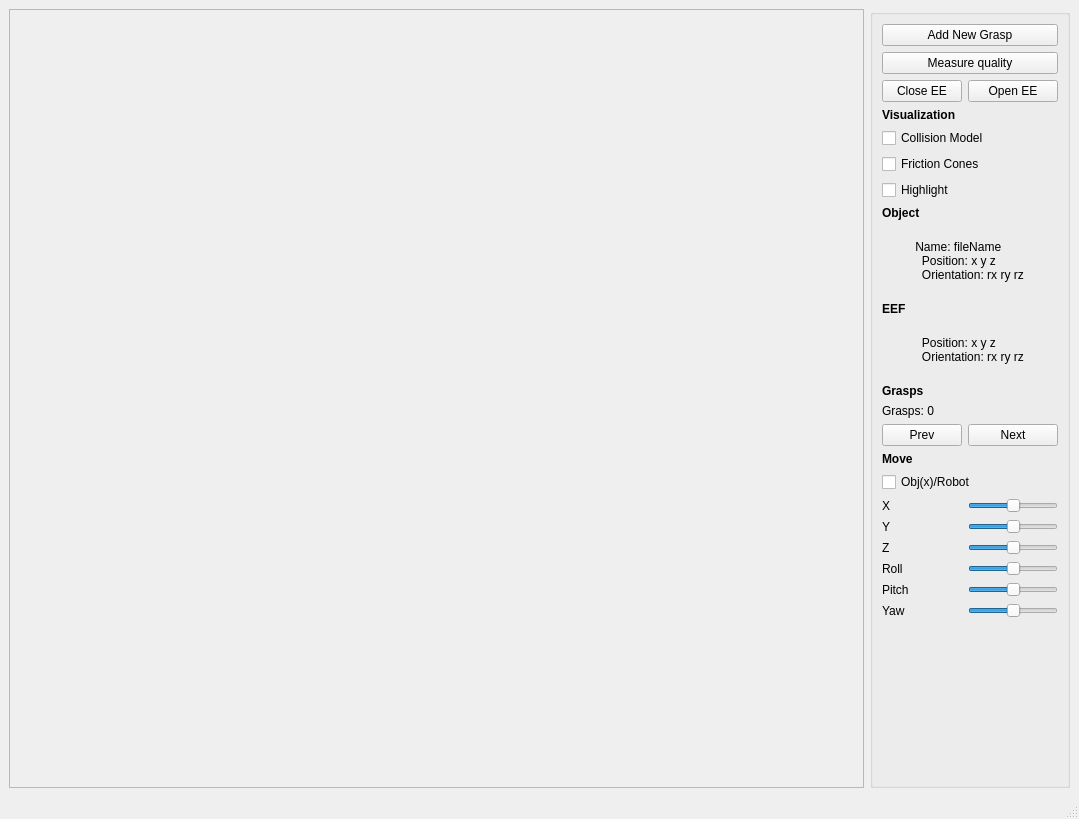
<?xml version="1.0" encoding="UTF-8"?>
<ui version="4.0">
 <class>GraspPlannerS</class>
 <widget class="QMainWindow" name="GraspPlannerS">
  <property name="geometry">
   <rect>
    <x>0</x>
    <y>0</y>
    <width>1079</width>
    <height>819</height>
   </rect>
  </property>
  <property name="windowTitle">
   <string>GraspStudio - GraspPlannerS</string>
  </property>
  <widget class="QWidget" name="centralwidget">
   <layout class="QGridLayout" name="gridLayout">
    <item row="0" column="0">
     <widget class="QFrame" name="frameViewer">
      <property name="frameShape">
       <enum>QFrame::StyledPanel</enum>
      </property>
      <property name="frameShadow">
       <enum>QFrame::Raised</enum>
      </property>
     </widget>
    </item>
    <item row="0" column="1">
     <widget class="QGroupBox" name="groupBox">
      <property name="maximumSize">
       <size>
        <width>200</width>
        <height>16777215</height>
       </size>
      </property>
      <property name="title">
       <string/>
      </property>
      <layout class="QGridLayout" name="gridLayout_2">
        <item row="2" column="0" colspan="2">
          <widget class="QPushButton" name="pushButtonAddGrasp">
          <property name="text">
            <string>Add New Grasp</string>
          </property>
          </widget>
        </item>
        <item row="3" column="0" colspan="2">
          <widget class="QPushButton" name="pushButtonQuality">
          <property name="text">
            <string>Measure quality</string>
          </property>
          </widget>
        </item>
       <item row="4" column="0">
        <widget class="QPushButton" name="pushButtonClose">
         <property name="text">
          <string>Close EE</string>
         </property>
        </widget>
       </item>
       <item row="4" column="1">
        <widget class="QPushButton" name="pushButtonOpen">
         <property name="text">
          <string>Open EE</string>
         </property>
        </widget>
       </item>
       <item row="6" column="0" colspan="2">
        <widget class="QLabel" name="label_10">
         <property name="font">
          <font>
           <weight>75</weight>
           <bold>true</bold>
          </font>
         </property>
         <property name="text">
          <string>Visualization</string>
         </property>
        </widget>
       </item>
       <item row="7" column="0" colspan="2">
        <widget class="QCheckBox" name="checkBoxColModel">
         <property name="text">
          <string>Collision Model</string>
         </property>
        </widget>
       </item>
       <item row="8" column="0" colspan="2">
        <widget class="QCheckBox" name="checkBoxCones">
         <property name="text">
          <string>Friction Cones</string>
         </property>
        </widget>
       </item>
       <item row="10" column="0" colspan="2">
        <widget class="QCheckBox" name="checkBoxHighlight">
         <property name="text">
          <string>Highlight</string>
         </property>
        </widget>
       </item>
       <item row="11" column="0" colspan="2">
        <widget class="QLabel" name="label_10">
         <property name="font">
          <font>
           <weight>75</weight>
           <bold>true</bold>
          </font>
         </property>
         <property name="text">
          <string>Object</string>
         </property>
        </widget>
       </item>
       <item row="12" column="0" colspan="2">
        <widget class="QLabel" name="objectInfo">
         <property name="text">
          <string>
          Name: fileName
            Position: x y z
            Orientation: rx ry rz
          </string>
         </property>
         <property name="alignment">
          <set>Qt::AlignLeading|Qt::AlignLeft|Qt::AlignTop</set>
         </property>
        </widget>
       </item>
       <item row="13" column="0" colspan="2">
        <widget class="QLabel" name="label_10">
         <property name="font">
          <font>
           <weight>75</weight>
           <bold>true</bold>
          </font>
         </property>
         <property name="text">
          <string>EEF</string>
         </property>
        </widget>
       </item>
       <item row="14" column="0" colspan="2">
        <widget class="QLabel" name="robotInfo">
         <property name="text">
          <string>
            Position: x y z
            Orientation: rx ry rz
          </string>
         </property>
         <property name="alignment">
          <set>Qt::AlignLeading|Qt::AlignLeft|Qt::AlignTop</set>
         </property>
        </widget>
       </item>
       <item row="15" column="0" colspan="2">
        <widget class="QLabel" name="label_10">
         <property name="font">
          <font>
           <weight>75</weight>
           <bold>true</bold>
          </font>
         </property>
         <property name="text">
          <string>Grasps</string>
         </property>
        </widget>
       </item>
       <item row="16" column="0" colspan="2">
        <widget class="QLabel" name="graspInfo">
         <property name="text">
          <string>Grasps: 0</string>
         </property>
         <property name="alignment">
          <set>Qt::AlignLeading|Qt::AlignLeft|Qt::AlignTop</set>
         </property>
        </widget>
       </item>

       <item row="17" column="0">
        <widget class="QPushButton" name="pushButtonPrevGrasp">
         <property name="text">
          <string>Prev</string>
         </property>
        </widget>
       </item>
       <item row="17" column="1">
        <widget class="QPushButton" name="pushButtonNextGrasp">
         <property name="text">
          <string>Next</string>
         </property>
        </widget>
       </item>
      
      <item row="18" column="0" colspan="2">
        <widget class="QLabel" name="label_10">
         <property name="font">
          <font>
           <weight>75</weight>
           <bold>true</bold>
          </font>
         </property>
         <property name="text">
          <string>Move</string>
         </property>
        </widget>
      </item>

      <item row="19" column="0" colspan="2">
        <widget class="QCheckBox" name="checkBoxMove">
         <property name="text">
          <string>Obj(x)/Robot</string>
         </property>
        </widget>
       </item>

      <item row="20" column="0">
        <widget class="QLabel" name="objSliderXLabel">
          <property name="geometry">
            <rect>
            <x>20</x>
            <y>350</y>
            <width>16</width>
            <height>16</height>
            </rect>
          </property>
          <property name="text">
            <string>X</string>
          </property>
        </widget>
      </item>
      <item row="20" column="1">
        <widget class="QSlider" name="objSliderX">
          <property name="geometry">
            <rect>
            <x>39</x>
            <y>350</y>
            <width>141</width>
            <height>20</height>
            </rect>
          </property>
          <property name="minimum">
            <number>-50</number>
          </property>
          <property name="maximum">
            <number>50</number>
          </property>
          <property name="orientation">
            <enum>Qt::Horizontal</enum>
          </property>
        </widget>
      </item>
      <item row="21" column="0">
        <widget class="QLabel" name="objSliderYLabel">
          <property name="geometry">
            <rect>
            <x>20</x>
            <y>350</y>
            <width>16</width>
            <height>16</height>
            </rect>
          </property>
          <property name="text">
            <string>Y</string>
          </property>
        </widget>
      </item>
      <item row="21" column="1">
        <widget class="QSlider" name="objSliderY">
          <property name="geometry">
            <rect>
            <x>39</x>
            <y>350</y>
            <width>141</width>
            <height>20</height>
            </rect>
          </property>
          <property name="minimum">
            <number>-50</number>
          </property>
          <property name="maximum">
            <number>50</number>
          </property>
          <property name="orientation">
            <enum>Qt::Horizontal</enum>
          </property>
        </widget>
      </item>
      <item row="22" column="0">
        <widget class="QLabel" name="objSliderZLabel">
          <property name="geometry">
            <rect>
            <x>20</x>
            <y>350</y>
            <width>16</width>
            <height>16</height>
            </rect>
          </property>
          <property name="text">
            <string>Z</string>
          </property>
        </widget>
      </item>
      <item row="22" column="1">
        <widget class="QSlider" name="objSliderZ">
          <property name="geometry">
            <rect>
            <x>39</x>
            <y>350</y>
            <width>141</width>
            <height>20</height>
            </rect>
          </property>
          <property name="minimum">
            <number>-50</number>
          </property>
          <property name="maximum">
            <number>50</number>
          </property>
          <property name="orientation">
            <enum>Qt::Horizontal</enum>
          </property>
        </widget>
      </item>
      <item row="23" column="0">
        <widget class="QLabel" name="objSliderRXLabel">
          <property name="geometry">
            <rect>
            <x>20</x>
            <y>350</y>
            <width>16</width>
            <height>16</height>
            </rect>
          </property>
          <property name="text">
            <string>Roll</string>
          </property>
        </widget>
      </item>
      <item row="23" column="1">
        <widget class="QSlider" name="objSliderRX">
          <property name="geometry">
            <rect>
            <x>39</x>
            <y>350</y>
            <width>141</width>
            <height>20</height>
            </rect>
          </property>
          <property name="minimum">
            <number>-50</number>
          </property>
          <property name="maximum">
            <number>50</number>
          </property>
          <property name="orientation">
            <enum>Qt::Horizontal</enum>
          </property>
        </widget>
      </item>
      <item row="24" column="0">
        <widget class="QLabel" name="objSliderRYLabel">
          <property name="geometry">
            <rect>
            <x>20</x>
            <y>350</y>
            <width>16</width>
            <height>16</height>
            </rect>
          </property>
          <property name="text">
            <string>Pitch</string>
          </property>
        </widget>
      </item>
      <item row="24" column="1">
        <widget class="QSlider" name="objSliderRY">
          <property name="geometry">
            <rect>
            <x>39</x>
            <y>350</y>
            <width>141</width>
            <height>20</height>
            </rect>
          </property>
          <property name="minimum">
            <number>-50</number>
          </property>
          <property name="maximum">
            <number>50</number>
          </property>
          <property name="orientation">
            <enum>Qt::Horizontal</enum>
          </property>
        </widget>
      </item>
      <item row="25" column="0">
        <widget class="QLabel" name="objSliderRZLabel">
          <property name="geometry">
            <rect>
            <x>20</x>
            <y>350</y>
            <width>16</width>
            <height>16</height>
            </rect>
          </property>
          <property name="text">
            <string>Yaw</string>
          </property>
        </widget>
      </item>
      <item row="25" column="1">
        <widget class="QSlider" name="objSliderRZ">
          <property name="geometry">
            <rect>
            <x>39</x>
            <y>350</y>
            <width>141</width>
            <height>20</height>
            </rect>
          </property>
          <property name="minimum">
            <number>-50</number>
          </property>
          <property name="maximum">
            <number>50</number>
          </property>
          <property name="orientation">
            <enum>Qt::Horizontal</enum>
          </property>
        </widget>
      </item>
      

       <item row="30" column="0">
        <spacer name="verticalSpacer">
         <property name="orientation">
          <enum>Qt::Vertical</enum>
         </property>
         <property name="sizeHint" stdset="0">
          <size>
           <width>20</width>
           <height>40</height>
          </size>
         </property>
        </spacer>
       </item>
      </layout>
     </widget>
    </item>
   </layout>
  </widget>
  <widget class="QMenuBar" name="menubar">
   <property name="geometry">
    <rect>
     <x>0</x>
     <y>0</y>
     <width>1079</width>
     <height>20</height>
    </rect>
   </property>
  </widget>
  <widget class="QStatusBar" name="statusbar"/>
 </widget>
 <resources/>
 <connections/>
</ui>
